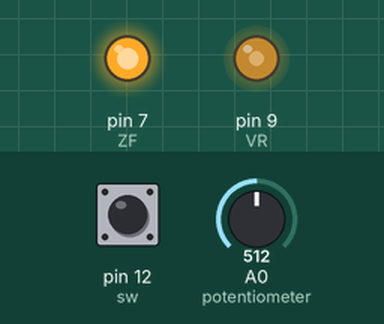
The sketch below on a simulated Arduino Uno, built with avr-gcc and run on an emulated ATmega328P. Parts: output pins drawn as LEDs (lit = HIGH). The inputs (shaded band) are chosen by the test bench; at power-on: A0 (potentiometer) = 512, pin 12 (sw) HIGH.

Above: at 1.2 s.
1.3 s: A0 (potentiometer) set to 716
At 1.8 s:
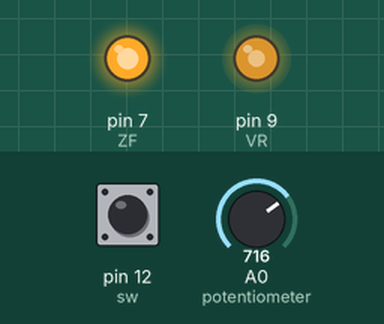
2.8 s: pin 12 (sw) pulled LOW for 0.15 s
At 2.88 s:
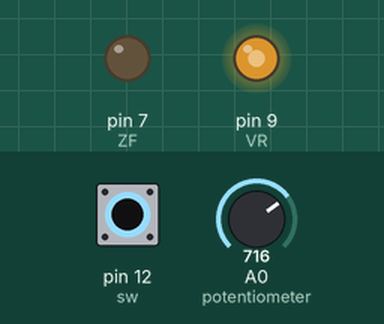
4.4 s: A0 (potentiometer) set to 900
At 5.6 s:
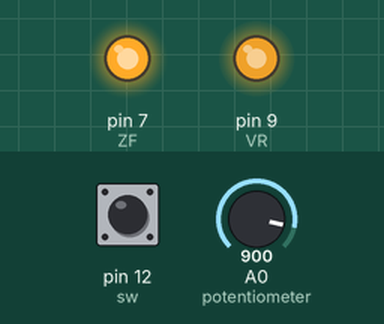
5.9 s: pin 12 (sw) pulled LOW for 1 s
At 6.6 s:
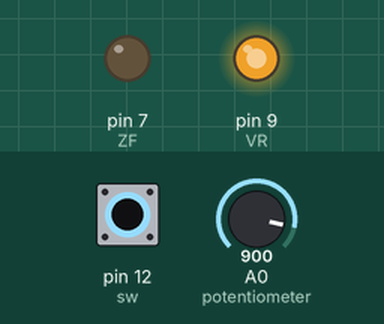
8.4 s: A0 (potentiometer) set to 122
At 8.7 s:
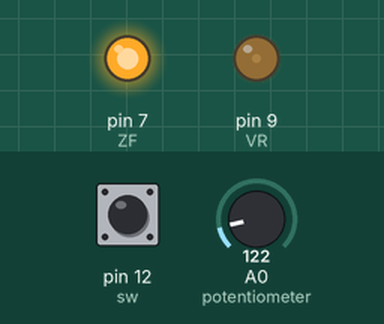
9.9 s: pin 12 (sw) pulled LOW for 0.15 s
At 9.98 s:
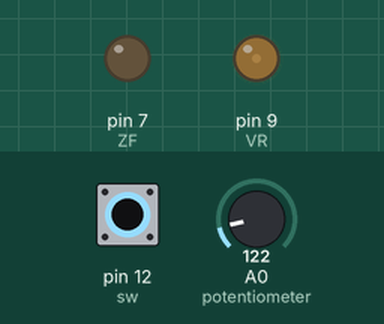
Timing chart, 0 to 12.5 s (numbered marks = the images above; inputs shaded):
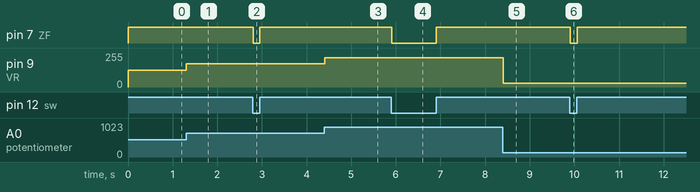

Measured:
- after the input at 1.3 s, pin 9 (VR): 125/255 → 174/255 at once
- after the input at 2.8 s, pin 7 (ZF): HIGH → LOW at once, → HIGH 0.14 s later
- after the input at 4.4 s, pin 9 (VR): 174/255 → 219/255 at once
- after the input at 5.9 s, pin 7 (ZF): HIGH → LOW at once, → HIGH 1.0 s later
- after the input at 8.4 s, pin 9 (VR): 219/255 → 29/255 at once
- after the input at 9.9 s, pin 7 (ZF): HIGH → LOW at once, → HIGH 0.15 s later

The sketch:

Brushless_Motor_drive.ino
```cpp
int VR = 9 ;
int ZF = 7 ;
int sw = 12 ;   // Change the Direction of the BLDC motor

void setup() {
  pinMode(VR,OUTPUT) ;   // speed control (0..5v)
  pinMode(ZF,OUTPUT) ;  //Direction of the brushless Motor (1: clockwise ,   0: anti clokwise  )

}

void loop() {
int x = digitalRead(sw) ;  //Rrad the state of push button
int y = analogRead(A0) ;   //Read the value of potentiometer
int z= map(y,0,1023,0,250);  // convert the value to the output value of arduino
digitalWrite(ZF,x) ;   // change the direction
analogWrite(VR,z) ;   //Change the speed of the motor
delay(10);

}
```
